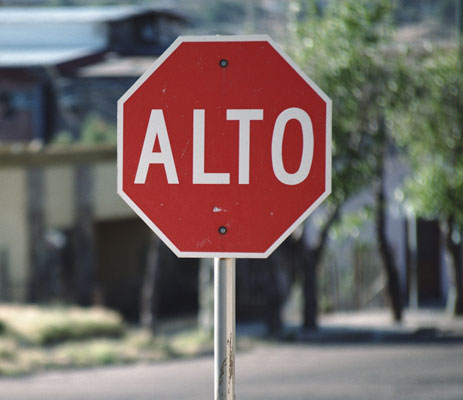
#> input picture insuretech/test_img/sign.jpg, 463 x 400 px, found by its file name
$ jupyter execute --allow-errors openCV_text.ipynb
#> lines starting #> are read from the running program, lines starting #| are printed output that depends on the picture
<a href="https://colab.research.google.com/github/Rekt77/kisa_insuretech/blob/master/openCV_text.ipynb" target="_parent"></a>

# EAST TEXT detector

- blob의 첫 번째 매개변수 이미지자체
- 두번째 매개변수는 픽셀 값의 배율 디폴트 1로 사용
- 네트워크의 기본 입력값은 320x320이므로 320,320이 3번째 인자로 들어감
- 모델을 훈련시키기 위하여 사용하였던 모든 이미지의 BGR의 평균값을 내어 이미지에서 빼줌
  - 이 경우에는 123.68, 116.78, 103.94
- swapRB는 BGR형태를 RGB로 바꿀 것인지에 관한 것
- crop은 이미지를 자르고 자른 이미지를 중심 값으로 할 것이냐이므로 False

[원본 깃허브](https://github.com/argman/EAST)

[cell 1]
from imutils.object_detection import non_max_suppression
import cv2
from google.colab.patches import cv2_imshow
import glob
import numpy as np
import argparse
import time

pb_path = "/content/drive/My Drive/insuretech/frozen_east_text_detection.pb"
img_path = "/content/drive/My Drive/insuretech/test_img/sign.jpg"

image = cv2.imread(img_path)
#> image is the input picture: shape (400, 463, 3); mean B, G, R 101, 103.6, 116.2
orig = image.copy()
(H, W) = image.shape[:2]
#> H = 400; W = 463

(newW, newH) = (320, 320)
rW = W / float(newW)
#> rW = 1.45
rH = H / float(newH)
#> rH = 1.25

#blob의 입력값을 맞추기 위하여 320x320으로 리사이징
image = cv2.resize(image, (newW, newH))
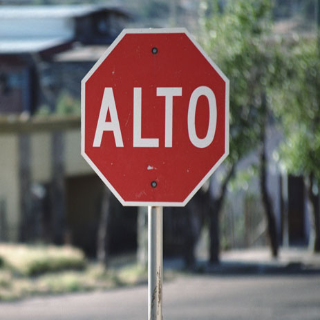
#> image: shape (320, 320, 3); mean B, G, R 100.8, 103.5, 116.1
(H, W) = image.shape[:2]
#> H = 320; W = 320

# 불러온 모델에 정의되어 있는 레이어
# concat은 이미지에서 텍스트를 감지하고 상자를 생성
# sigmoid 레이어는 감지된 상자의 신뢰도를 연산
layerNames = [
	"feature_fusion/Conv_7/Sigmoid",
	"feature_fusion/concat_3"]

# 이미 학습된 모델 불러오기
print("[INFO] loading EAST text detector...")
#> (the rest of this cell did not finish here and is left out)


$ run again, with insuretech/test_img/computer_vision.jpeg copied over insuretech/test_img/sign.jpg
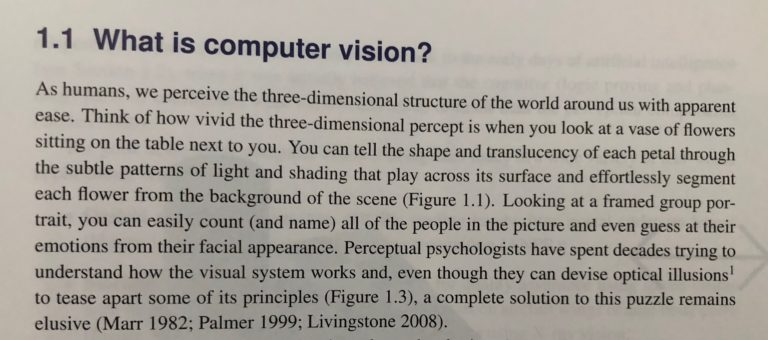
#> input picture insuretech/test_img/computer_vision.jpeg, 768 x 340 px, found by its file name
#> image is the input picture: shape (340, 768, 3); mean B, G, R 152.8, 160.5, 165.7
#> `image = cv2.resize(image, (newW, newH))`:
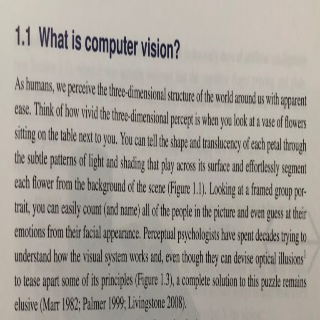
#> image: shape (320, 320, 3); mean B, G, R 152.7, 160.4, 165.6
